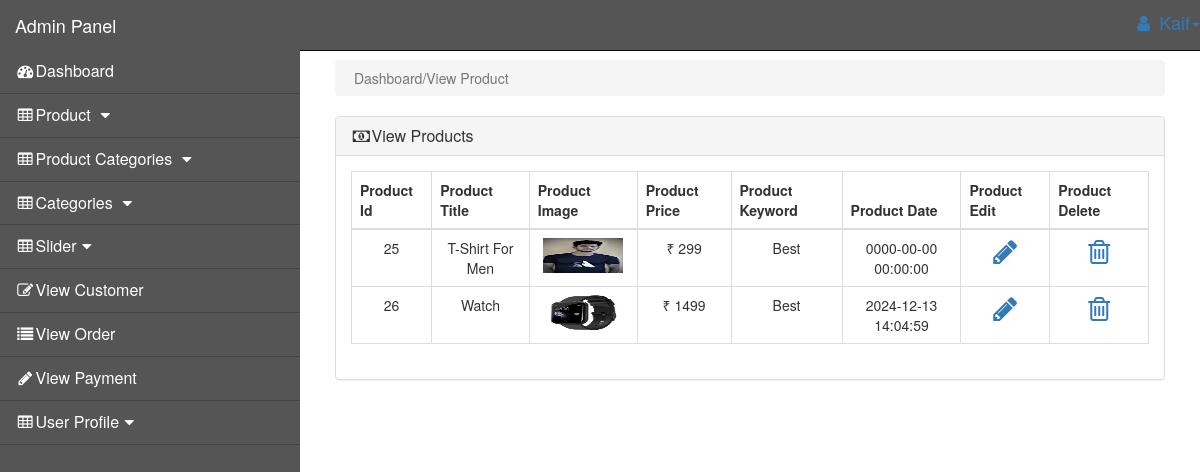
/admin_area/index.php?View_Product (signed in), run on the app's committed database.
### tables this page shows
CREATE TABLE `product` (
  `product_id` int(10) NOT NULL,
  `p_cat_Id` int(10) NOT NULL,
  `cat_id` int(10) NOT NULL,
  `date` timestamp NOT NULL DEFAULT current_timestamp() ON UPDATE current_timestamp(),
  `product_title` text NOT NULL,
  `product_img1` text NOT NULL,
  `product_img2` text NOT NULL,
  `product_img3` text NOT NULL,
  `product_price` int(10) NOT NULL,
  `product_desc` text NOT NULL,
  `product_keyword` text NOT NULL
);

### admin_area/view_product.php (the view, shortened to what this page needs)
<?php
include("include/db.php");
 if(!isset($_SESSION['admin_email'])){
   echo "<script>window.open('login.php','_self')</script>";
 }else{
?>
<!DOCTYPE html>
<html lang="en">
<head>
</head>
<body>
    <div class="row">
      <div class="col-lg-12">
         <ol class="breadcrumb" style="margin-top: 40px;">
          <li class="active">
             <i class="fa fa-dsahboard"></i> Dashboard/View Product
          </li>
         </ol>
      </div>
    </div>
     <div class="row">
          <div class="col-lg-12">
             <div class="panel panel-default">
                 <div class="panel-heading">
                     <h3 class="panel-title">
                        <i class="fa fa-money fa-fw"></i>View Products
                     </h3>
                 </div>
                 <div class="panel-body">
                     <div class="table-responsive">
                        <table class="table table-bordered">
                            <thead>
                                <tr align="center">
                                    <th>Product Id</th>
                                    <th>Product Title</th>
                                    <th>Product Image</th>
                                    <th>Product Price</th>
                                    <th>Product Keyword</th>
                                    <th>Product Date</th>
                                    <th>Product Edit</th>
                                    <th>Product Delete</th>
                                </tr>
                            </thead>
                            <tbody>
                                <?php
                                 $get_product="SELECT * FROM product";
                                 $run_product=mysqli_query($con,$get_product);
                                 while($row_product=mysqli_fetch_array($run_product)){
                                   $pro_id=$row_product['product_id'];
                                   $pro_title=$row_product['product_title'];
                                   $pro_img1=$row_product['product_img1'];
                                   $pro_price="₹ ".$row_product['product_price'];
                                   $pro_keyword=$row_product['product_keyword'];
                                   $pro_date=$row_product['date'];
                                ?>
                                <tr align="center">
                                    <td><?php echo $pro_id;?></td>
                                    <td><?php echo $pro_title;?></td>
                                    <td><img src="product_images/<?php echo $pro_img1;?>" alt="Image Not Found" height="35px" width="80px" srcset=""></td>
                                    <td><?php echo $pro_price;?></td>
                                    <td><?php echo $pro_keyword;?></td>
                                    <td><?php echo $pro_date;?></td>
                                    <td>
                                        <a href="index.php?Edit_Product=<?php echo $pro_id;?>" align='center'>
                                            <i class="fa fa-pencil fa-2x"></i></a>
                                    </td>
                                    <td>
                                        <a href="index.php?Delete_Product=<?php echo $pro_id;?>" align='center'>
                                            <i class="fa fa-trash-o fa-2x"></i>
                                        </a>
                                    </td>
                                </tr>
                                <?php } ?>
                            </tbody>
                        </table>
                     </div>
                 </div>
             </div>
          </div>
     </div>
</body>
</html>
<?php } ?>

### admin_area/include/sidebar.php (shortened to what this page needs)
<?php
 if(!isset($_SESSION['admin_email'])){
   echo "<script>window.open('../login.php','_self')</script>";
 }else{
?>
<!DOCTYPE html>
<html lang="en">
<head>
    <link rel="stylesheet" href="css/style.css">
    <link rel="stylesheet" href="https://maxcdn.bootstrapcdn.com/bootstrap/3.4.1/css/bootstrap.min.css">
    <link rel="stylesheet" href="https://cdnjs.cloudflare.com/ajax/libs/font-awesome/4.7.0/css/font-awesome.min.css">
    <link href="https://cdnjs.cloudflare.com/ajax/libs/font-awesome/4.7.0/css/font-awesome.min.css" rel="stylesheet">
</head>
  <nav class="navbar navbar-inverse navbar-fixed-top" style="background-color: #555555;font-size:18px;">
    <div class="navbar-header">
      <a href="index.php?Admin Panel" class="navbar-brand"  style="background-color:#555555;">Admin Panel</a>
    </div>
    <ul class="nav navbar-right top-nav">
      <li class="dropdown">
        <a href="#" data-toggle="collapse" data-target="#dropdown">
          <i class="fa fa-user">&nbsp;&nbsp;</i><?php echo $admin_name;?><b class="caret"></b>
        </a>
      </li>
    </ul>
    <div class='collapse navbar-collapse navbar-ex1-collapse'>
      <ul class='nav sidebar-nav'>
        <li>
          <a href="index.php?Dashboard">
            <i class="fa fa-fw fa-dashboard" ></i>Dashboard
          </a>
        </li>
          <li>
            <a href="#" data-toggle="collapse" data-target="#product">
              <i class="fa fa-fw fa-table"></i>Product <i class='fa fa-fw fa-caret-down'></i>
            </a>
          </li>
         <li>
            <a href="#" data-toggle="collapse" data-target="#product_categories">
              <i class="fa fa-fw fa-table"></i>Product Categories <i class='fa fa-fw fa-caret-down'></i>
            </a>
          </li>
        <li>
            <a href="#" data-toggle="collapse" data-target="#product_cat">
              <i class="fa fa-fw fa-table"></i>Categories <i class='fa fa-fw fa-caret-down'></i>
            </a>
          </li>
        <li>
            <a href="#" data-toggle="collapse" data-target="#slider">
              <i class="fa fa-fw fa-table"></i>Slider<i class='fa fa-fw fa-caret-down'></i>
            </a>
          </li>
         <li>
           <a href="index.php?View Customer">
             <i class="fa fa-fw fa-edit"></i>View Customer
           </a>
         </li>
        <li>
           <a href="index.php?View Order">
             <i class="fa fa-fw fa-list"></i>View Order
           </a>
         </li>
        <li>
           <a href="index.php?View Payment">
             <i class="fa fa-fw fa-pencil"></i>View Payment
           </a>
         </li>
        <li>
            <a href="#" data-toggle="collapse" data-target="#user">
              <i class="fa fa-fw fa-table"></i>User Profile<i class='fa fa-fw fa-caret-down'></i>
            </a>
          </li>
      </ul>
    </div>
  </nav>
<?php } ?>

### admin_area/css/style.css (style rules this page uses)
body { font-family: Arial, sans-serif; margin: 0; padding: 0; background-color: #f4f4f4; }
.navbar { margin: 0; border-radius: 0; }
.navbar-brand { font-size: 24px; color: white !important; }
.sidebar-nav { list-style: none; padding: 0; margin-top: -1px; background-color: #555555; color: white; position: fixed; top: 51px; left: 0; bottom: 0; overflow-y: auto; width: 100%; }
.sidebar-nav li { margin-top: 100px; border-bottom: 1px solid #444; }
.sidebar-nav a { display: block; color: white; background-color: #555555; padding: 12px 20px; text-decoration: none; font-size: 16px; list-style: none; }
.sidebar-nav ul, .sidebar-nav li { list-style: none; margin: 0; padding: 0; background: black; }
@media (min-width: 768px) { .sidebar-nav { width: 250px; } }
@media (min-width: 768px) { .collapse.navbar-collapse { margin-left: 250px; } }
@media (min-width: 992px) { .navbar { font-size: 18px; } }
@media (min-width: 992px) { .sidebar-nav { width: 300px; } }
@media (min-width: 992px) { .collapse.navbar-collapse { margin-left: 300px; } }
.panel-green , .panel-heading { color: #fff; border-radius:1px solid green; background-color: green; }

### data on the page
product: product_id "25", product_title "T-Shirt For Men", product_img1 (picture), product_price "₹ 299", product_keyword "Best", date "0000-00-00 00:00:00"
product: product_id "26", product_title "Watch", product_img1 (picture), product_price "₹ 1499", product_keyword "Best", date "2024-12-13 14:04:59"

### other printed values
$admin_name "Kaif"
